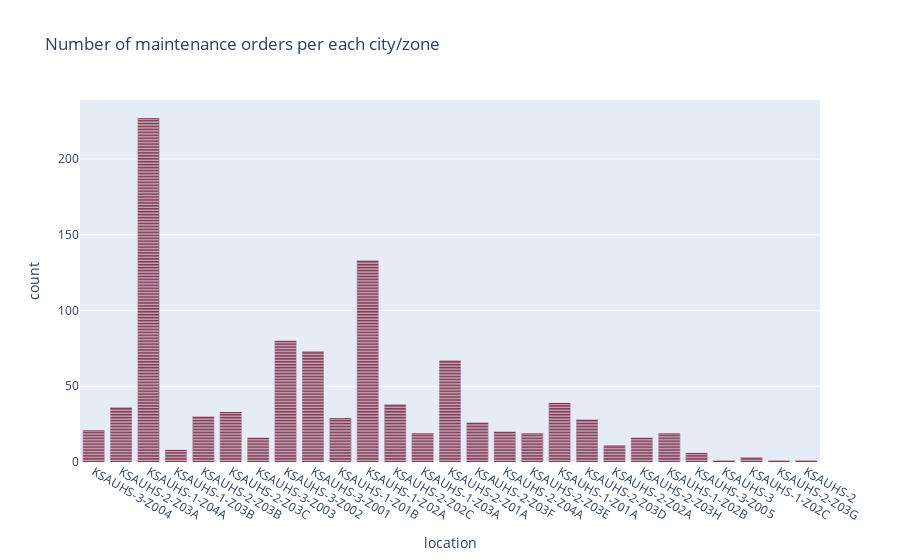

Notebook cell for this chart:
### Code cell
#Number of orders per city/zone

#KSAUHS-1=  RIYADH
#KSAUHS-2= JEDDAH
#KSAUHS-3= AL HASA

fig = px.bar(df, x="location", title='Number of maintenance orders per each city/zone', 
            color_discrete_sequence=px.colors.sequential.RdBu)
fig.show()

### Figure 1 — Plotly figure (JSON) as saved in the notebook; plotly's stock layout.template omitted (floating-point values rounded to 4 significant figures; data arrays with more than 128 entries replaced by an {"elided": "..."} marker saying what was removed)
{"data": [{"alignmentgroup": "True", "hovertemplate": "location=%{x}<br>count=%{y}<extra></extra>", "legendgroup": "", "marker": {"color": "rgb(103,0,31)", "pattern": {"shape": ""}}, "name": "", "offsetgroup": "", "orientation": "v", "showlegend": false, "textposition": "auto", "type": "bar", "x": {"elided": "1000 str values"}, "xaxis": "x", "y": {"elided": "1000 int values"}, "yaxis": "y"}], "layout": {"barmode": "relative", "legend": {"tracegroupgap": 0}, "title": {"text": "Number of maintenance orders per each city/zone"}, "xaxis": {"anchor": "y", "domain": [0, 1], "title": {"text": "location"}}, "yaxis": {"anchor": "x", "domain": [0, 1], "title": {"text": "count"}}}}
